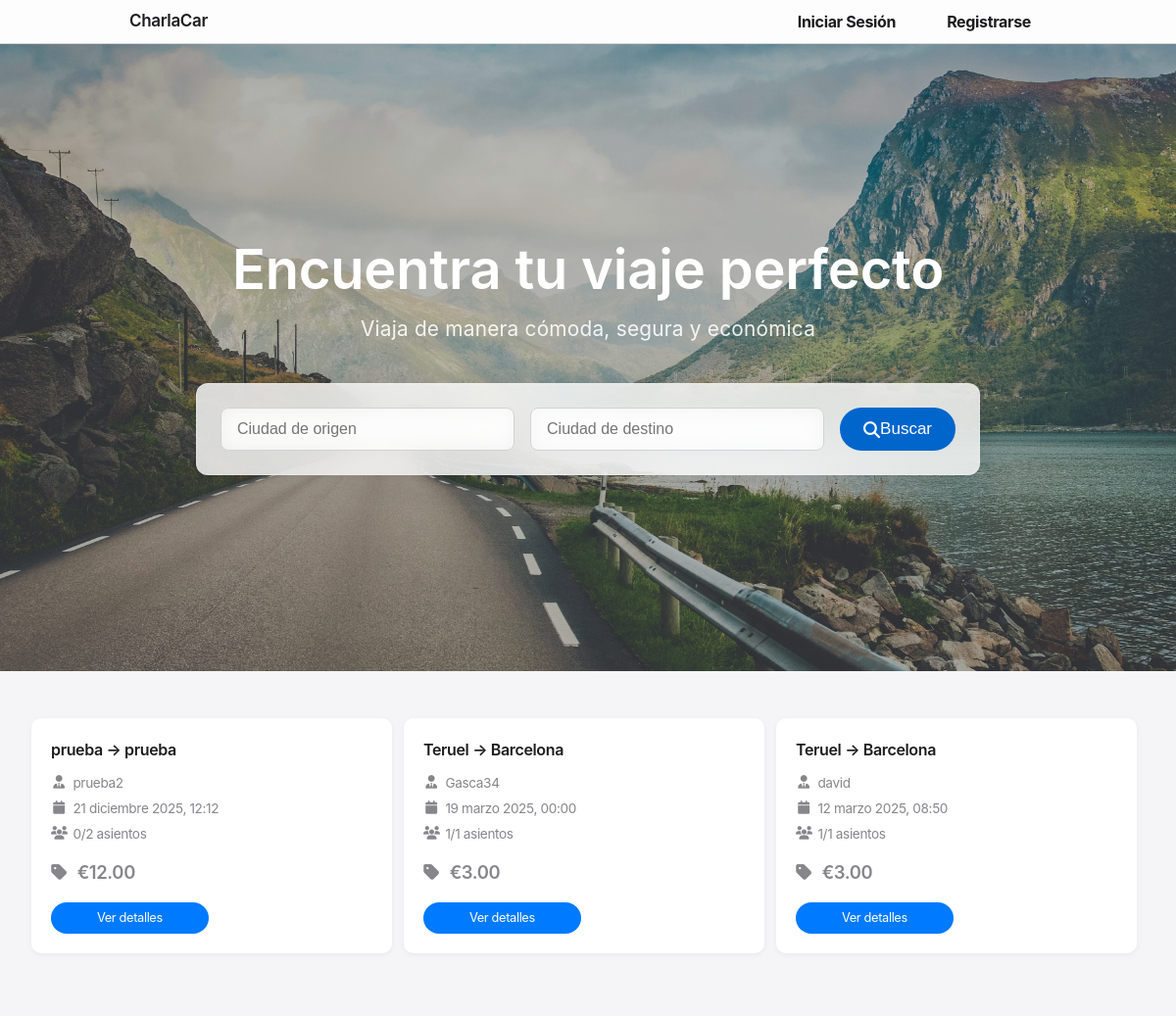
/, run on an earlier commit of the app's database.
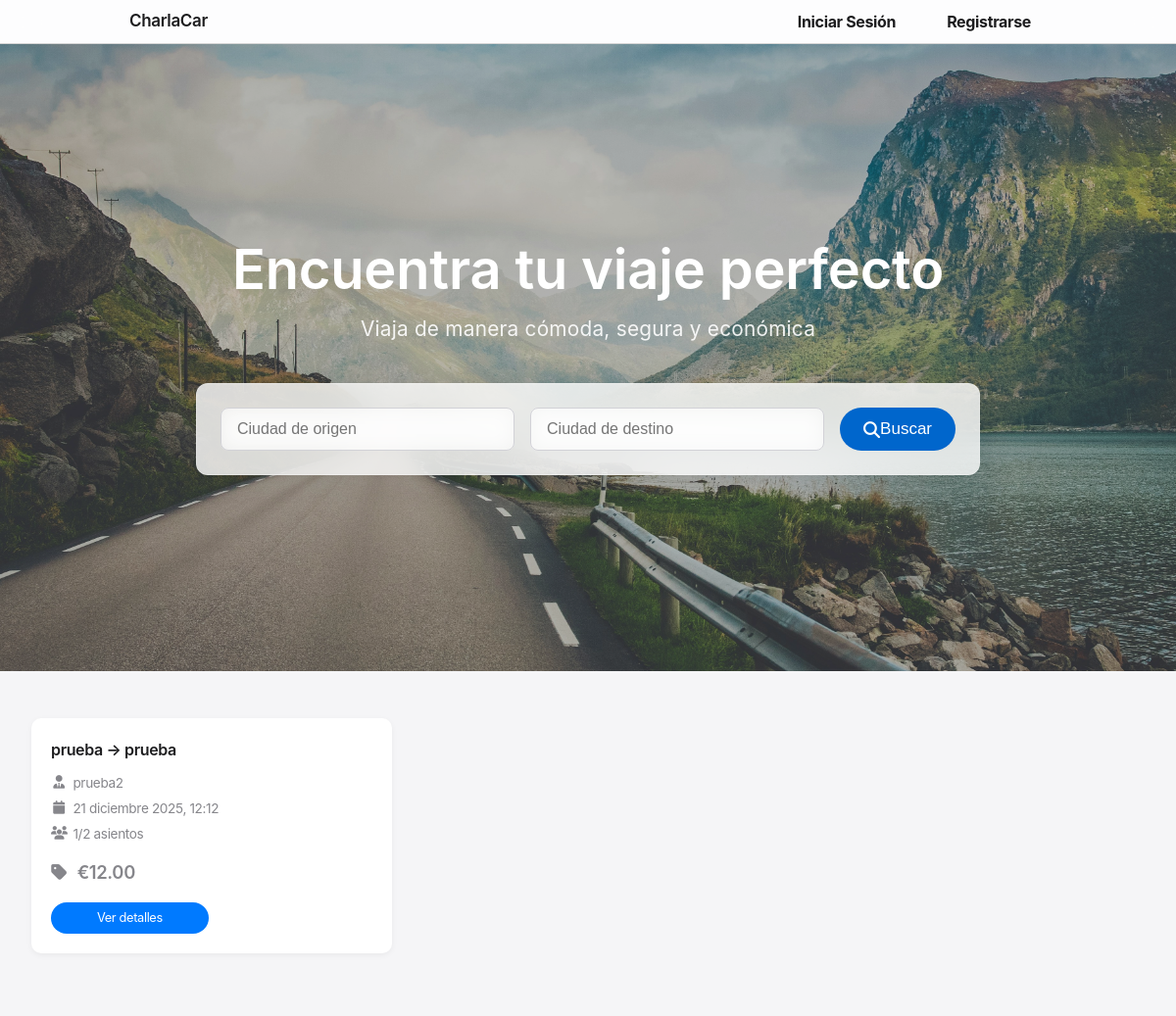
And on a later commit of the database.
### rides/models.py (models this page shows, shortened)
class Ride(models.Model):
    driver = models.ForeignKey(User, on_delete=models.CASCADE, related_name='rides_as_driver')
    passengers = models.ManyToManyField(User, related_name='rides_as_passenger', blank=True)
    origin = models.CharField(max_length=100)
    destination = models.CharField(max_length=100)
    departure_time = models.DateTimeField()
    total_seats = models.PositiveIntegerField()
    price = models.DecimalField(max_digits=7, decimal_places=2)
    def get_formatted_price(self):
        return f"{settings.CURRENCY_SYMBOL}{self.price}"
    @property
    def seats_available(self):
        return self.total_seats - self.passengers.count()
    @property
    def is_active(self):
        return self.departure_time > timezone.now()

### rides/views.py (the view)
# urls.py: path('', views.ride_list, name='ride_list'),  # Página principal
def ride_list(request):
    query_origin = request.GET.get('origin', '')
    query_destination = request.GET.get('destination', '')
    rides = Ride.objects.filter(departure_time__gt=timezone.now())
    if query_origin:
        rides = rides.filter(origin__icontains=query_origin)
    if query_destination:
        rides = rides.filter(destination__icontains=query_destination)
    return render(request, 'rides/ride_list.html', {
        'rides': rides,
        'query_origin': query_origin,
        'query_destination': query_destination,
    })

### rides/templates/rides/ride_list.html (shortened to what this page needs)
{% extends 'base.html' %}
{% load static %}
{% block extra_styles %}
<link rel="stylesheet" href="{% static 'css/pages/profile.css' %}">
<link rel="stylesheet" href="https://cdnjs.cloudflare.com/ajax/libs/font-awesome/6.4.0/css/all.min.css">
{% endblock %}
{% block content %}
<div class="hero-section">
    <div class="hero-background"></div>
    <div class="hero-content">
        <h1 class="hero-title">Encuentra tu viaje perfecto</h1>
        <p class="hero-subtitle">Viaja de manera cómoda, segura y económica</p>
        <div class="search-form">
            <form method="get" action="{% url 'rides:search_ride' %}">
                <input type="text" name="origin" placeholder="Ciudad de origen" value="{{ query_origin }}" class="search-input">
                <input type="text" name="destination" placeholder="Ciudad de destino" value="{{ query_destination }}" class="search-input">
                <button type="submit" class="button button-primary">
                    <i class="fas fa-search"></i> Buscar
                </button>
            </form>
        </div>
    </div>
</div>
<div class="content-section">
    <div class="container">
        <div class="rides-grid">
            {% for ride in rides %}
            <div class="profile-ride-card {% if not ride.is_active %}expired{% endif %}">
                <h2 class="ride-title">{{ ride.origin }} → {{ ride.destination }}</h2>
                <div class="ride-info">
                    <p>
                        <i class="fas fa-user-tie info-icon"></i>
                        {{ ride.driver.username }}
                    </p>
                    <p>
                        <i class="fas fa-calendar info-icon"></i>
                        {{ ride.departure_time|date:"j F Y, H:i" }}
                    </p>
                    <p>
                        <i class="fas fa-users info-icon"></i>
                        {{ ride.seats_available }}/{{ ride.total_seats }} asientos
                    </p>
                </div>
                <p class="ride-price">
                    <i class="fas fa-tag info-icon"></i>
                    {{ ride.get_formatted_price }}
                </p>
                <div class="card-actions">
                    <a href="{% url 'rides:ride_detail' ride.id %}" class="button button-primary">
                        Ver detalles
                    </a>
                </div>
            </div>
            {% endfor %}
        </div>
    </div>
</div>
{% endblock %}

What changed in the data, as far as the page shows it:
removed Ride: origin "Teruel", destination "Barcelona", driver.username "Gasca34", departure_time "19 marzo 2025, 00:00", seats_available "1", total_seats "1", get_formatted_price "€3.00"
removed Ride: origin "Teruel", destination "Barcelona", driver.username "david", departure_time "12 marzo 2025, 08:50", seats_available "1", total_seats "1", get_formatted_price "€3.00"
computed for Ride "prueba": seats_available "0" → "1"
